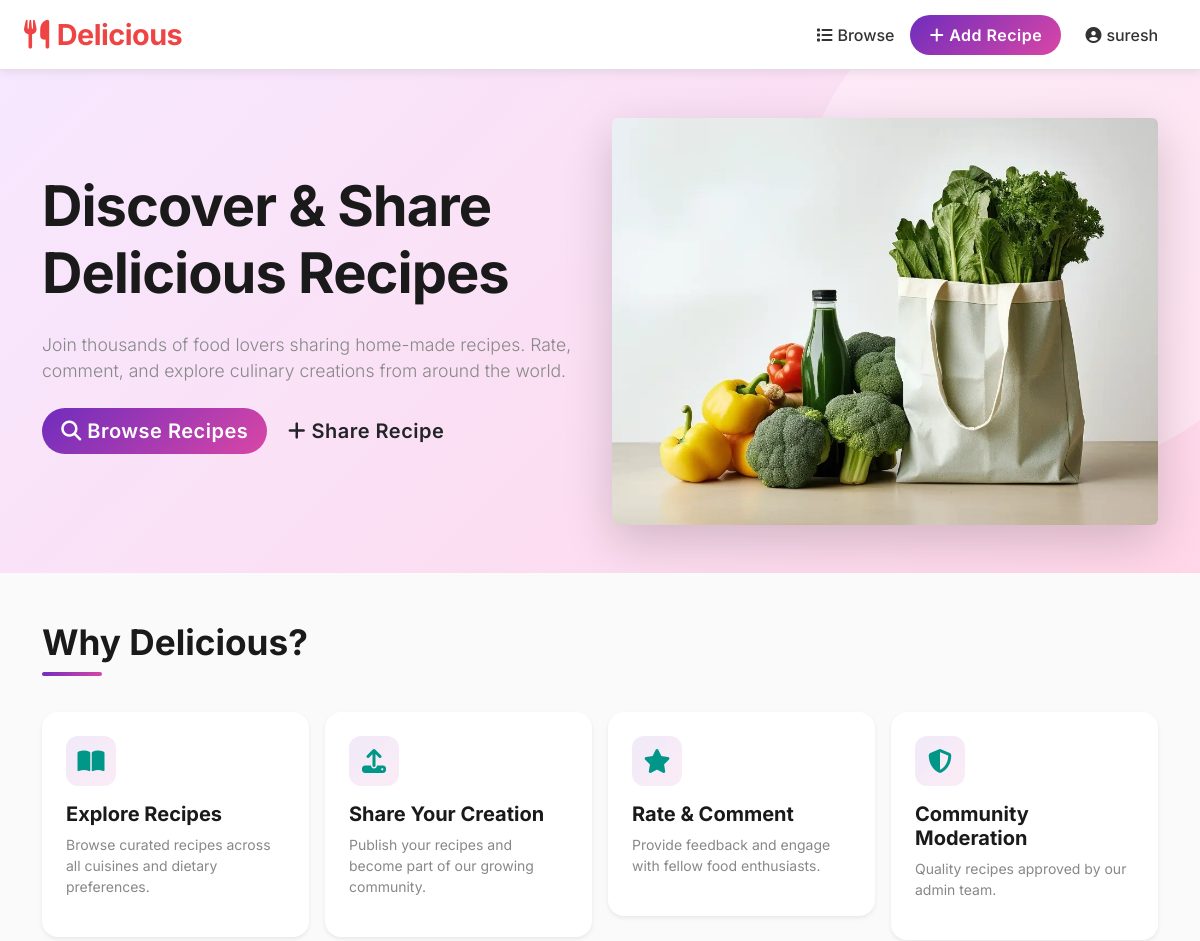
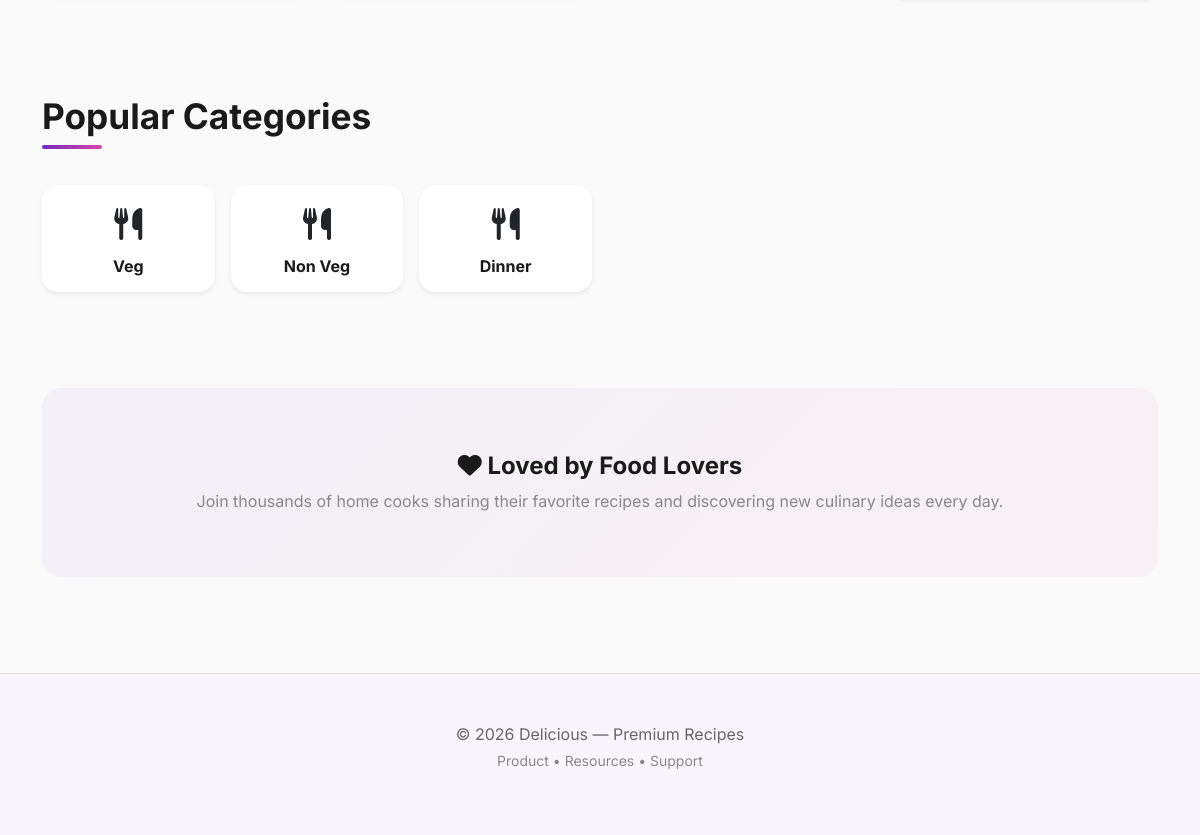
The app's page / (signed in) with its own data (2 pictures, top to bottom).
### recipes/models.py (models this page shows, shortened)
class Category(models.Model):
    name = models.CharField(max_length=100)
    slug = models.SlugField(unique=True, blank=True)

### recipes/views.py (the view)
# urls.py: path('', views.home, name='home'),
def home(request):
    categories = Category.objects.all()[:6]
    featured = Recipe.objects.filter(approved=True).order_by('-created_at')[:6]
    return render(request, 'home.html', {'categories': categories, 'featured': featured})

### templates/home.html (shortened to what this page needs)
{% extends 'base.html' %}
{% load static %}
{% block content %}
<section class="hero py-5" style="background: linear-gradient(135deg,#f7e8ff 0%, #ffd6e8 100%);">
  <div class="container">
    <div class="row align-items-center">
      <div class="col-md-6">
        <h1 class="display-4 fw-bold mb-3">Discover & Share Delicious Recipes</h1>
        <p class="lead text-muted mb-4">Join thousands of food lovers sharing home-made recipes. Rate, comment, and
          explore culinary creations from around the world.</p>
        <p class="gap-3">
          <a href="{% url 'recipe_list' %}" class="btn btn-lg btn-primary">
            <i class="fas fa-search"></i> Browse Recipes
          </a>
          <a href="{% url 'recipe_create' %}" class="btn btn-lg btn-outline-dark">
            <i class="fas fa-plus"></i> Share Recipe
          </a>
        </p>
      </div>
      <div class="col-md-6 text-center">
        <img src="{% static 'img/hero-food-1.jpg' %}" class="img-fluid rounded shadow-lg" alt="food"
          style="max-width: 100%;">
      </div>
    </div>
  </div>
</section>
<section class="container py-5">
  <h2>Why Delicious?</h2>
  <div class="row g-3">
    <div class="col-md-3">
      <div class="card rounded-4 shadow-sm p-4 border-0">
        <div class="feature-icon">
          <i class="fas fa-book-open"></i>
        </div>
        <h5>Explore Recipes</h5>
        <p class="small text-muted">Browse curated recipes across all cuisines and dietary preferences.</p>
      </div>
    </div>
    <div class="col-md-3">
      <div class="card rounded-4 shadow-sm p-4 border-0">
        <div class="feature-icon">
          <i class="fas fa-upload"></i>
        </div>
        <h5>Share Your Creation</h5>
        <p class="small text-muted">Publish your recipes and become part of our growing community.</p>
      </div>
    </div>
    <div class="col-md-3">
      <div class="card rounded-4 shadow-sm p-4 border-0">
        <div class="feature-icon">
          <i class="fas fa-star"></i>
        </div>
        <h5>Rate & Comment</h5>
        <p class="small text-muted">Provide feedback and engage with fellow food enthusiasts.</p>
      </div>
    </div>
    <div class="col-md-3">
      <div class="card rounded-4 shadow-sm p-4 border-0">
        <div class="feature-icon">
          <i class="fas fa-shield-alt"></i>
        </div>
        <h5>Community Moderation</h5>
        <p class="small text-muted">Quality recipes approved by our admin team.</p>
      </div>
    </div>
  </div>
</section>
<section class="container py-5">
  <h2>Popular Categories</h2>
  <div class="row g-3">
    {% for cat in categories %}
    <div class="col-md-2 col-sm-4 col-6">
      <div class="card rounded-4 shadow-sm border-0 p-3 text-center h-100">
        <div class="mb-2" style="font-size: 2rem;">
          <i class="fas fa-utensils"></i>
        </div>
        <h6 class="mb-0">{{ cat.name }}</h6>
      </div>
    </div>
    {% endfor %}
  </div>
</section>
<section class="container py-5 text-center">
  <div
    style="background: linear-gradient(135deg, rgba(111, 45, 189, 0.05), rgba(217, 70, 166, 0.05)); padding: 4rem 2rem; border-radius: 20px;">
    <h4 class="mb-2"><i class="fas fa-heart"></i> Loved by Food Lovers</h4>
    <p class="text-muted mb-0">Join thousands of home cooks sharing their favorite recipes and discovering new culinary
      ideas every day.</p>
  </div>
</section>
{% endblock %}

### templates/base.html (shortened to what this page needs)
{% load static %}
<!doctype html>
<html lang="en">
  <head>
    <link href="https://cdn.jsdelivr.net/npm/bootstrap@5.3.2/dist/css/bootstrap.min.css" rel="stylesheet">
    <link rel="stylesheet" href="https://cdnjs.cloudflare.com/ajax/libs/font-awesome/6.4.0/css/all.min.css">
    <link rel="stylesheet" href="{% static 'css/style.css' %}">
  </head>
  <body>
    <nav class="navbar navbar-expand-lg">
      <div class="container-fluid px-4">
        <a class="navbar-brand" href="{% url 'home' %}">
          <i class="fas fa-utensils" style="margin-right: 8px;"></i>Delicious
        </a>
        <div class="collapse navbar-collapse" id="nav">
          <ul class="navbar-nav ms-auto align-items-lg-center">
            <li class="nav-item">
              <a class="nav-link" href="{% url 'recipe_list' %}">
                <i class="fas fa-list" style="margin-right: 5px;"></i>Browse
              </a>
            </li>
            <li class="nav-item">
              <a class="btn btn-primary ms-2" href="{% url 'recipe_create' %}">
                <i class="fas fa-plus" style="margin-right: 5px;"></i>Add Recipe
              </a>
            </li>
            {% if user.is_authenticated %}
              <li class="nav-item dropdown ms-3">
                <a class="nav-link dropdown-toggle" href="#" id="userMenu" role="button" data-bs-toggle="dropdown" aria-expanded="false">
                  <i class="fas fa-user-circle" style="margin-right: 5px;"></i>{{ user.username }}
                </a>
              </li>
            {% endif %}
          </ul>
        </div>
      </div>
    </nav>
    <main>
      {% block content %}{% endblock %}
    </main>
    <footer class="py-5 mt-5 border-top">
      <div class="container text-center">
        <p class="mb-1">&copy; {% now "Y" %} Delicious — Premium Recipes</p>
        <p class="small text-muted">Product • Resources • Support</p>
      </div>
    </footer>
  </body>
</html>

### static/css/style.css (style rules this page uses)
:root { --grad-1: linear-gradient(135deg, #f3e8ff 0%, #ffd6e8 100%); --grad-2: linear-gradient(135deg, #6f2dbd 0%, #d946a6 100%); --card-radius: 18px; --primary: #6f2dbd; --secondary: #d946a6; --light-bg: #f9f5ff; }
* { margin: 0; padding: 0; box-sizing: border-box; }
html, body { font-family: 'Inter', system-ui, -apple-system, sans-serif; scroll-behavior: smooth; }
body { background: #fafafa; color: #1a1a1a; }
.navbar { backdrop-filter: blur(10px); background: rgba(255,255,255,0.8) !important; border-bottom: 1px solid rgba(0,0,0,0.05); }
.navbar-brand { color: var(--primary) !important; font-weight: 700; font-size: 1.4rem; letter-spacing: -0.5px; }
.nav-link { font-weight: 500; color: #333 !important; transition: color 0.2s ease; }
.btn { border-radius: 30px; font-weight: 600; border: none; transition: all 0.3s cubic-bezier(0.4, 0, 0.2, 1); letter-spacing: 0.5px; }
.btn-primary { background: var(--grad-2); color: white; }
.card { border-radius: var(--card-radius); border: none; box-shadow: 0 4px 6px rgba(0, 0, 0, 0.07); transition: all 0.3s ease; }
.hero { background: var(--grad-1); padding: 6rem 0; position: relative; overflow: hidden; }
.hero::before { content: ''; position: absolute; width: 500px; height: 500px; background: rgba(255, 255, 255, 0.3); border-radius: 50%; top: -100px; right: -100px; z-index: 0; }
.hero .container { position: relative; z-index: 1; }
.hero h1 { font-weight: 700; color: #1a1a1a; letter-spacing: -1px; line-height: 1.2; }
.hero p.lead { font-size: 1.1rem; color: #555; margin-top: 1.5rem; }
section { padding: 5rem 0; }
section h2 { font-weight: 700; font-size: 2.2rem; color: #1a1a1a; margin-bottom: 3rem; position: relative; display: inline-block; }
section h2::after { content: ''; position: absolute; bottom: -12px; left: 0; width: 60px; height: 4px; background: var(--grad-2); border-radius: 2px; }
footer { background: #f9f5ff; border-top: 1px solid #e0e0e0; margin-top: auto; }
footer p { color: #666; }
h1, h2, h3, h4, h5, h6 { color: #1a1a1a; font-weight: 700; }
.text-muted { color: #888 !important; }
.feature-icon { width: 50px; height: 50px; background: linear-gradient(135deg, rgba(111, 45, 189, 0.1), rgba(217, 70, 166, 0.1)); border-radius: 12px; display: flex; align-items: center; justify-content: center; color: var(--primary); font-size: 1.5rem; margin-bottom: 1rem; }
a, button { transition: all 0.2s ease; }

### templates/base.html (style rules this page uses)
:root { --primary: #009688; --primary-dark: #00796b; }
.navbar { position: relative; z-index: 1000; background: white !important; box-shadow: 0 2px 10px rgba(0, 0, 0, 0.08); border-bottom: 1px solid #e0e0e0; }
.navbar-brand { font-size: 1.8rem; font-weight: 700; color: #ef4444 !important; letter-spacing: -0.5px; }
.nav-item a.nav-link { font-weight: 500; color: #333 !important; transition: color 0.3s ease; padding-left: 0.5rem !important; padding-right: 0.5rem !important; }
.nav-item .dropdown-toggle::after { margin-left: 0.35rem; border: none; content: ''; }
.btn-primary { background-color: var(--primary); border-color: var(--primary); border-radius: 25px; font-weight: 600; padding: 0.5rem 1.2rem; transition: all 0.3s ease; }

### records on screen
Category: name "Veg"
Category: name "Non Veg"
Category: name "Dinner"

### other values on screen
{{ user.username }} "suresh"
